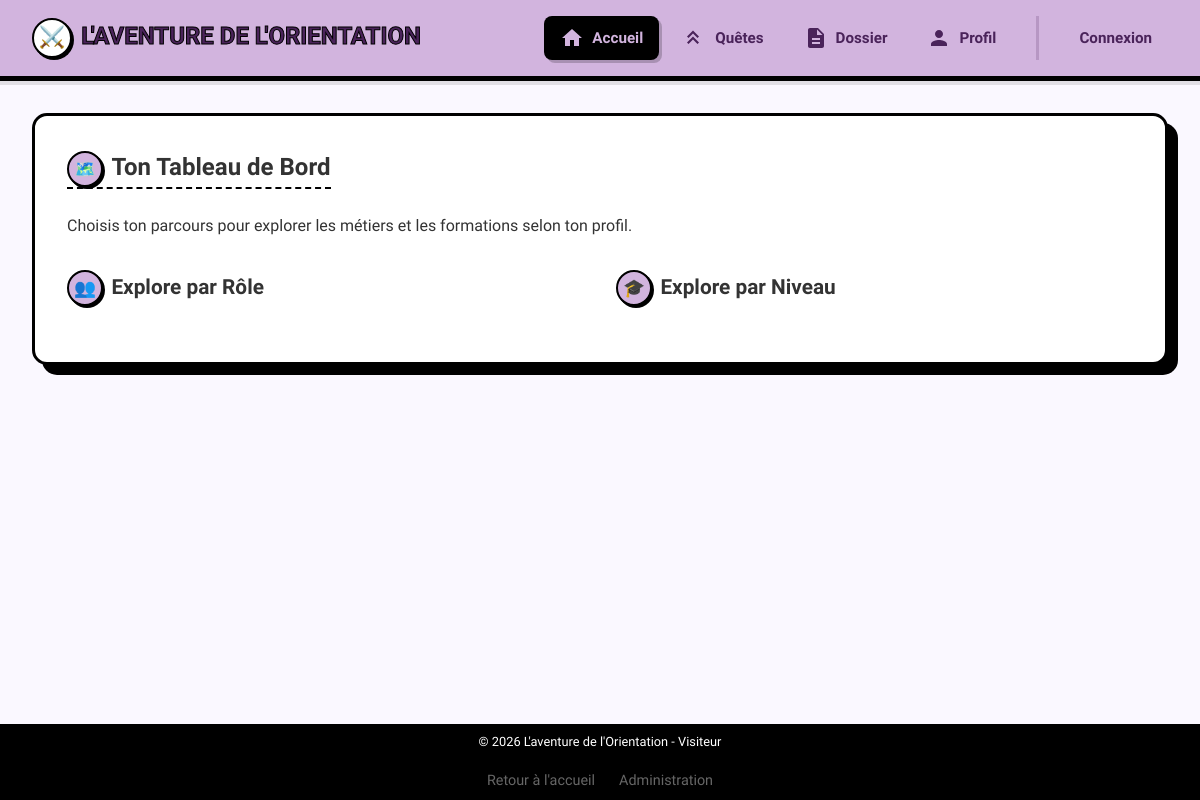
Page /adventure/ on the earlier database version.
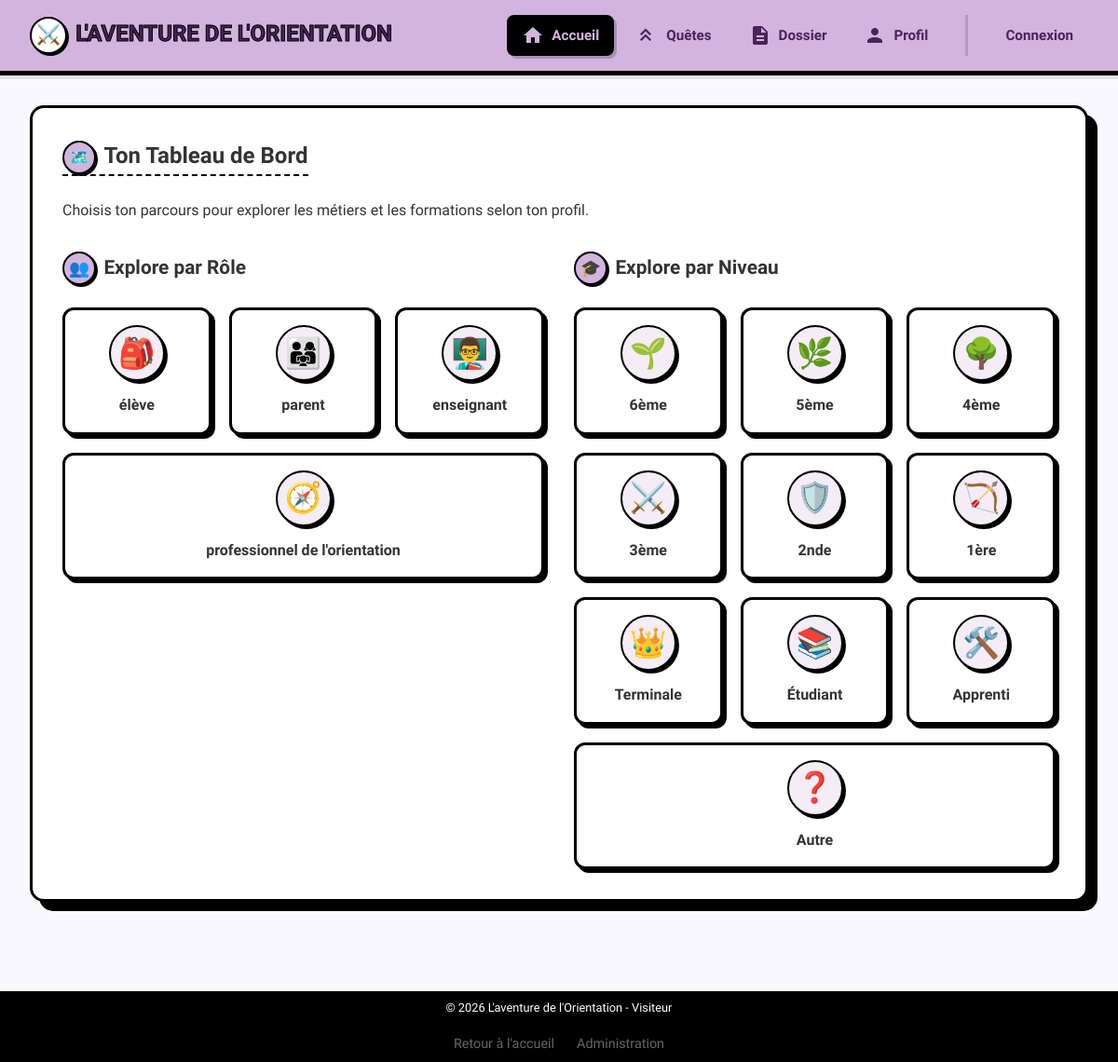
Same page on the later database version.
### adventure/models.py (models this page shows, shortened)
class Role(models.Model):
    label = models.CharField(max_length=50, unique=True)

class Level(models.Model):
    label = models.CharField(max_length=50, unique=True)

### adventure/views.py (the view)
# urls.py: path("adventure/", views.dashboard, name="dashboard"),
def dashboard(request):
    levels = Level.objects.all()
    roles = Role.objects.exclude(label="admin")
    level_icons = {
        "6ème": "🌱",
        "5ème": "🌿",
        "4ème": "🌳",
        "3ème": "⚔️",
        "2nde": "🛡️",
        "1ère": "🏹",
        "Terminale": "👑",
        "Apprenti": "🛠️",
        "Autre": "❓",
    }
    role_icons = {
        "élève": "🎒",
        "parent": "👨‍👩‍👧",
        "enseignant": "👨‍🏫",
        "professionnel de l'orientation": "🧭",
    }
    for lvl in levels:
        lvl.icon = level_icons.get(lvl.label, "📚")
    for rl in roles:
        rl.icon = role_icons.get(rl.label, "👤")
    return render(
        request, "adventure/dashboard.html", {"levels": levels, "roles": roles}
    )

### adventure/templates/adventure/dashboard.html
{% extends 'adventure/base.html' %}
{% load static %}
{% block content %}
<section id="home-section" class="panel view">
    <h2><span class="icon">🗺️</span> Ton Tableau de Bord</h2>
    <p style="margin-bottom: 2rem;">Choisis ton parcours pour explorer les métiers et les formations selon ton profil.</p>
    <div class="dashboard-grid">
        <div class="dashboard-group">
            <h3><span class="icon">👥</span> Explore par Rôle</h3>
            <div id="role-buttons" class="button-cloud">
                {% for role in roles %}
                <a href="{% url 'adventure:activity_list' %}?role_id={{ role.id }}" class="cloud-btn role-filter-btn" data-id="{{ role.id }}">
                    <div class="role-icon">{{ role.icon }}</div>
                    {{ role.label }}
                </a>
                {% endfor %}
            </div>
        </div>
        <div class="dashboard-group">
            <h3><span class="icon">🎓</span> Explore par Niveau</h3>
            <div id="level-buttons" class="button-cloud">
                {% for level in levels %}
                <a href="{% url 'adventure:activity_list' %}?level_id={{ level.id }}" class="cloud-btn level-filter-btn" data-id="{{ level.id }}">
                    <div class="role-icon">{{ level.icon }}</div>
                    {{ level.label }}
                </a>
                {% endfor %}
            </div>
        </div>
    </div>
</section>
{% endblock %}

### adventure/templates/adventure/base.html (shortened to what this page needs)
{% load static %}
<!DOCTYPE html>
<html lang="fr">
<head>
    <link rel="stylesheet" href="{% static 'adventure/css/style.css' %}">
</head>
<body>
    <header>
        <div class="header-container">
            <h1><a href="{% url 'adventure:home' %}" style="text-decoration: none; color: inherit;"><span class="icon">⚔️</span> L'aventure de l'Orientation</a></h1>
            <div id="user-info">
                <div id="nav-wrapper">
                    <nav id="main-nav">
                        <a href="{% url 'adventure:dashboard' %}" class="nav-btn {% if request.resolver_match.url_name == 'dashboard' %}active{% endif %}">
                            <svg class="nav-icon" viewBox="0 0 24 24" width="24" height="24"><path d="M10 20v-6h4v6h5v-8h3L12 3 2 12h3v8z"/></svg>
                            <span>Accueil</span>
                        </a>
                        <a href="{% url 'adventure:activity_list' %}" class="nav-btn {% if request.resolver_match.url_name == 'activity_list' %}active{% endif %}">
                            <svg class="nav-icon" viewBox="0 0 24 24" width="24" height="24"><path d="M14.5 18l-4.5-4.5-4.5 4.5-1.5-1.5 6-6 6 6-1.5 1.5zM14.5 12l-4.5-4.5-4.5 4.5-1.5-1.5 6-6 6 6-1.5 1.5z"/></svg>
                            <span>Quêtes</span>
                        </a>
                        <a href="{% url 'adventure:dossier' %}" class="nav-btn {% if request.resolver_match.url_name == 'dossier' %}active{% endif %}">
                            <svg class="nav-icon" viewBox="0 0 24 24" width="24" height="24"><path d="M14 2H6c-1.1 0-1.99.9-1.99 2L4 20c0 1.1.89 2 1.99 2H18c1.1 0 2-.9 2-2V8l-6-6zm2 16H8v-2h8v2zm0-4H8v-2h8v2zm-3-5V3.5L18.5 9H13z"/></svg>
                            <span>Dossier</span>
                        </a>
                        <a href="{% url 'adventure:profile' %}" class="nav-btn {% if request.resolver_match.url_name == 'profile' %}active{% endif %}">
                            <svg class="nav-icon" viewBox="0 0 24 24" width="24" height="24"><path d="M12 12c2.21 0 4-1.79 4-4s-1.79-4-4-4-4 1.79-4 4 1.79 4 4 4zm0 2c-2.67 0-8 1.34-8 4v2h16v-2c0-2.66-5.33-4-8-4z"/></svg>
                            <span>Profil</span>
                        </a>
                    </nav>
                    <div id="user-controls">
                        {% if user.is_authenticated %}
                        <div id="user-display">
                            <span id="avatar-display">{{ user.avatar }}</span>
                            <span id="username-display">{{ user.username }}</span>
                        </div>
                        <form action="{% url 'logout' %}" method="post" style="display: inline;">
                            {% csrf_token %}
                            <button type="submit" id="logout-btn" title="Déconnexion">
                                <svg class="nav-icon" viewBox="0 0 24 24" width="24" height="24"><path d="M13 3h-2v10h2V3zm4.83 2.17l-1.42 1.42C17.99 7.86 19 9.81 19 12c0 3.87-3.13 7-7 7s-7-3.13-7-7c0-2.19 1.01-4.14 2.58-5.42L6.17 5.17C4.23 6.82 3 9.26 3 12c0 4.97 4.03 9 9 9s9-4.03 9-9c0-2.74-1.23-5.18-3.17-6.83z"/></svg>
                            </button>
                        </form>
                        {% else %}
                        <a href="{% url 'login' %}" id="login-nav-btn" class="nav-btn">Connexion</a>
                        {% endif %}
                    </div>
                </div>
            </div>
        </div>
    </header>
    <main id="app">
        {% block content %}{% endblock %}
    </main>
    <footer>
        <p>&copy; 2026 L'aventure de l'Orientation - <span id="current-role">{% if user.is_authenticated %}{{ user.role.label }}{% else %}Visiteur{% endif %}</span></p>
        <div style="margin-top: 1rem; display: flex; justify-content: center; gap: 1.5rem; font-size: 0.9rem;">
            <a href="{% url 'adventure:home' %}" style="color: #666; text-decoration: none; transition: color 0.2s;" onmouseover="this.style.color='#000'" onmouseout="this.style.color='#666'">Retour à l'accueil</a>
            <a href="{% url 'adventure:admin_dashboard' %}" style="color: #666; text-decoration: none; transition: color 0.2s;" onmouseover="this.style.color='#000'" onmouseout="this.style.color='#666'">Administration</a>
        </div>
    </footer>
</body>
</html>

### adventure/static/adventure/css/style.css (style rules this page uses)
:root { --primary-color: #d2b4de; --primary-light: #f4ecf7; --secondary-color: #ebdef0; --accent-color: #a569bd; --bg-body: #faf8ff; --bg-panel: #ffffff; --bg-light: #f9f5ff; --text-main: #333; --text-header: #4a235a; --border-main: black; }
* { box-sizing: border-box; margin: 0; padding: 0; }
body { font-family: 'Comic Neue', cursive, 'Comic Sans MS', sans-serif; background-color: var(--bg-body); color: var(--text-main); line-height: 1.6; min-height: 100vh; display: flex; flex-direction: column; }
main { max-width: 1200px; margin: 2rem auto; padding: 0 2rem 2rem; width: 100%; flex: 1 0 auto; }
.view { display: none; }
.view:not(.hidden) { display: block; }
header { background-color: var(--primary-color); padding: 1rem 0; border-bottom: 5px solid var(--border-main); box-shadow: 0 4px 0 rgba(0,0,0,0.1); position: sticky; top: 0; z-index: 1000; width: 100%; }
.header-container { max-width: 1200px; margin: 0 auto; padding: 0 2rem; display: flex; justify-content: space-between; align-items: center; }
h1 { font-size: 1.5rem; text-transform: uppercase; -webkit-text-stroke: 1px var(--border-main); display: flex; align-items: center; gap: 0.8rem; white-space: nowrap; margin: 0; color: var(--text-header); }
#user-info { display: flex; align-items: center; justify-content: flex-end; gap: 1.5rem; flex: 1; }
#nav-wrapper { display: flex; align-items: center; gap: 1.5rem; margin-left: auto; }
#main-nav { display: flex; gap: 0.5rem; }
.nav-btn { background: transparent; color: var(--text-header); padding: 0.6rem 1rem; font-size: 0.95rem; border: none; box-shadow: none; border-radius: 8px; display: flex; align-items: center; gap: 0.5rem; font-weight: bold; cursor: pointer; transition: all 0.2s; white-space: nowrap; text-decoration: none; }
.nav-btn.active { background: var(--border-main); color: var(--primary-color); box-shadow: 3px 3px 0 rgba(0,0,0,0.2); }
.nav-btn.active .nav-icon { fill: var(--primary-color); }
.nav-icon { width: 24px; height: 24px; fill: var(--text-header); display: inline-block; vertical-align: middle; flex-shrink: 0; }
.icon { display: inline-flex; align-items: center; justify-content: center; background: var(--primary-color); border: 2px solid var(--border-main); border-radius: 50%; width: 36px; height: 36px; box-shadow: 2px 2px 0 var(--border-main); font-size: 1.1rem; margin-right: 0.2rem; color: var(--text-header); }
h1 .icon { background: white; width: 40px; height: 40px; font-size: 1.3rem; }
#user-controls { display: flex; align-items: center; gap: 1.2rem; padding-left: 1.5rem; border-left: 3px solid rgba(74, 35, 90, 0.2); }
.panel { background: var(--bg-panel); border: 3px solid var(--border-main); padding: 2rem; border-radius: 15px; box-shadow: 10px 10px 0 var(--border-main); margin-bottom: 2rem; }
.panel h2 { margin-bottom: 1.5rem; border-bottom: 2px dashed var(--border-main); display: inline-block; }
.dashboard-grid { display: grid; grid-template-columns: 1fr 1fr; gap: 2rem; }
.dashboard-group h3 { margin-bottom: 1.5rem; font-size: 1.3rem; }
.button-cloud { display: flex; flex-wrap: wrap; gap: 1.2rem; }
.cloud-btn { background: #fff; color: var(--text-main); padding: 1rem 1.5rem; border: 3px solid var(--border-main); box-shadow: 4px 4px 0 var(--border-main); font-weight: bold; cursor: pointer; border-radius: 12px; transition: all 0.1s ease; display: flex; flex-direction: column; align-items: center; gap: 0.8rem; min-width: 130px; flex: 1 1 130px; max-width: 100%; text-decoration: none; }
.role-icon { font-size: 2rem; background: var(--primary-light); width: 60px; height: 60px; display: flex; align-items: center; justify-content: center; border-radius: 50%; border: 2px solid var(--border-main); box-shadow: 3px 3px 0 var(--border-main); }
footer { width: 100%; background: var(--border-main); color: white; text-align: center; padding: 0.5rem; font-size: 0.8rem; }

Differences in the rows shown:
added Role: icon "🎒", label "élève"
added Role: icon "👨‍👩‍👧", label "parent"
added Role: icon "👨‍🏫", label "enseignant"
added Role: icon "🧭", label "professionnel de l'orientation"
added Level: icon "🌱", label "6ème"
added Level: icon "🌿", label "5ème"
added Level: icon "🌳", label "4ème"
added Level: icon "⚔️", label "3ème"
added Level: icon "🛡️", label "2nde"
added Level: icon "🏹", label "1ère"
added Level: icon "👑", label "Terminale"
added Level: icon "📚", label "Étudiant"
added Level: icon "🛠️", label "Apprenti"
added Level: icon "❓", label "Autre"
